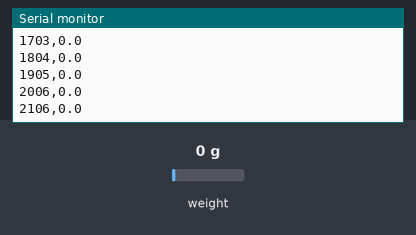
Recording of a sketch running on a simulated Arduino Uno, built with avr-gcc and run on an emulated ATmega328P. Parts: the last lines printed to the serial monitor. The test bench sets the inputs (shaded band); at power-on: weight on the scale 0 g.

Above: at 2.2 s.
2.3 s: weight on the scale set to 100 g
At 2.32 s:
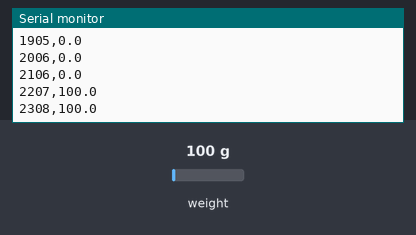
3.8 s: weight on the scale set to 1250 g
At 3.83 s:
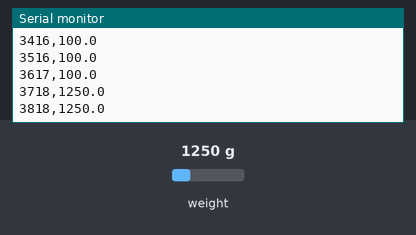
Timing chart, 0 to 6.8 s (numbered marks = the images above; inputs shaded):
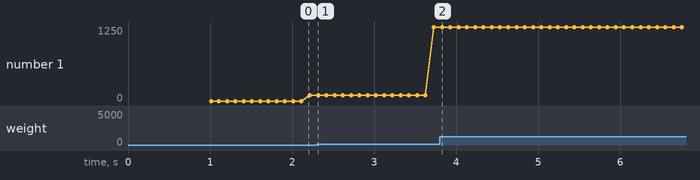

The sketch:

Load_cell.ino
```cpp
#include <Arduino.h>
#include "HX711.h"

// HX711 circuit wiring
const int LOADCELL_DOUT_PIN = 3;
const int LOADCELL_SCK_PIN = 2;
int MeasureTime;
HX711 scale;

void setup() {
  Serial.begin(9600);

  scale.begin(LOADCELL_DOUT_PIN, LOADCELL_SCK_PIN);

  //scale.set_scale(-459.542);
  scale.set_scale(1803.458374);                      // this value is obtained by calibrating the scale with known weights; see the README for details
  scale.tare();               // reset the scale to 0
  Serial.println("Times,Measures");
}

void loop() {
  MeasureTime = millis();
  Serial.print(MeasureTime);
  Serial.print(",");
  Serial.println(scale.get_units(1), 1);        // print the average of 5 readings from the ADC minus tare weight, divided
  // by the SCALE parameter set with set_scale
}
```

Measured:
- after the input at 2.3 s, the serial monitor: prints a new line at once (image 1)
- plotted number 1: 100 → 1250 after the input at 2.3 s
